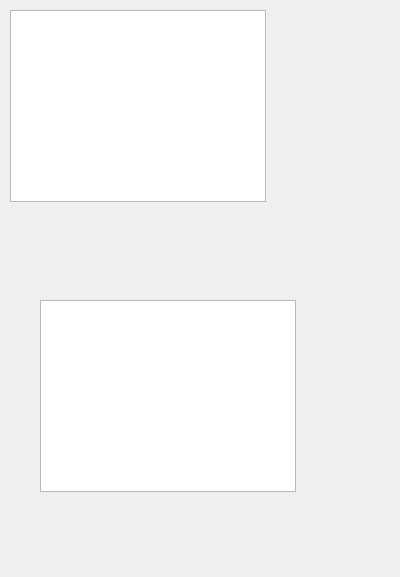
<?xml version="1.0" encoding="UTF-8"?>
<ui version="4.0">
 <class>Form</class>
 <widget class="QWidget" name="Form">
  <property name="geometry">
   <rect>
    <x>0</x>
    <y>0</y>
    <width>400</width>
    <height>577</height>
   </rect>
  </property>
  <property name="windowTitle">
   <string>Form</string>
  </property>
  <widget class="QTableView" name="tableView">
   <property name="geometry">
    <rect>
     <x>10</x>
     <y>10</y>
     <width>256</width>
     <height>192</height>
    </rect>
   </property>
  </widget>
  <widget class="QListView" name="listView">
   <property name="geometry">
    <rect>
     <x>40</x>
     <y>300</y>
     <width>256</width>
     <height>192</height>
    </rect>
   </property>
  </widget>
 </widget>
 <resources/>
 <connections/>
</ui>
